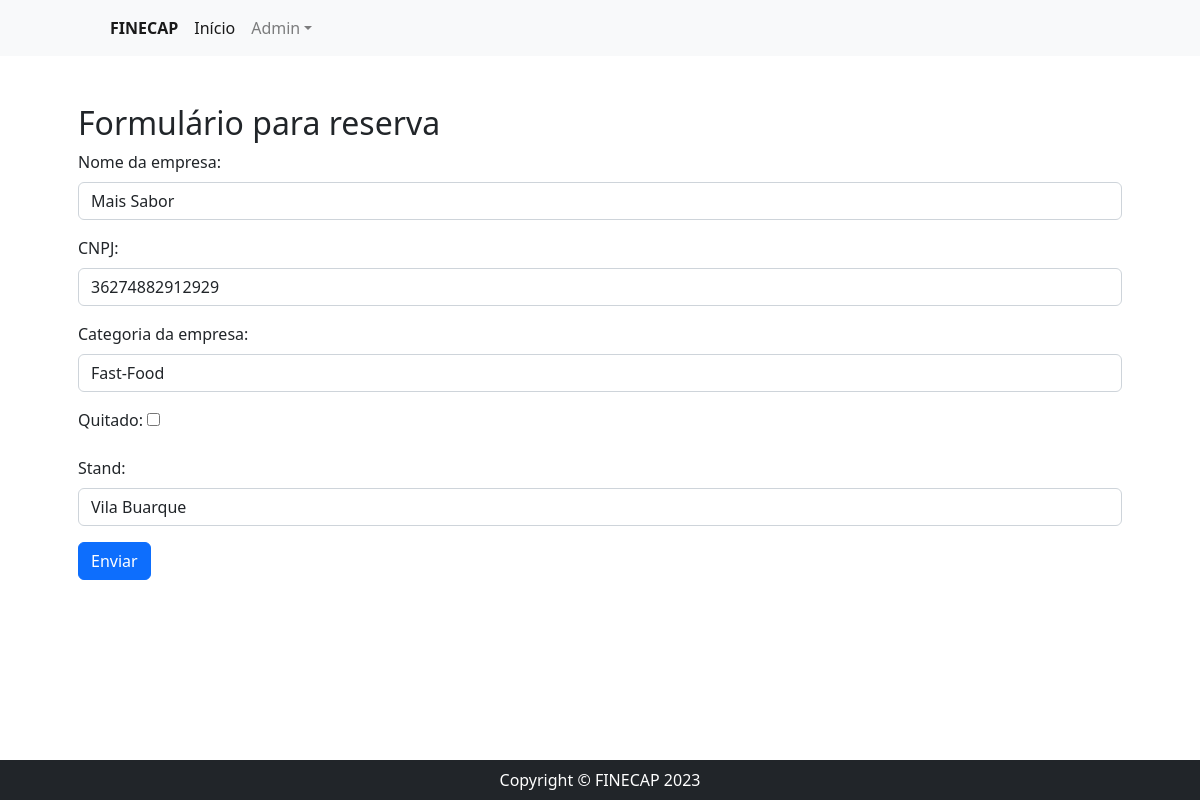
Page /reserva/editar/2/ on the committed database.
### stands/models.py (models this page shows, shortened)
class Reserva(models.Model):
    CATEGORIA = (
        ('telecomunicação', 'Telecomunicação'),
        ('fast-food', 'Fast-Food'),
        ('marketing', 'Marketing'),
        ('cultura', 'Cultura')
    )
    nome_empresa = models.CharField(max_length=200, verbose_name='Nome da empresa')
    cnpj = models.CharField(max_length=14, verbose_name='CNPJ')
    categoria_empresa = models.CharField(max_length=200, choices=CATEGORIA, verbose_name='Categoria da empresa')
    quitado = models.BooleanField(default=False)
    stand = models.OneToOneField(Stand,on_delete=models.CASCADE)
    data_reserva = models.DateField(auto_now_add=True)

### stands/views.py (the view)
# urls.py: path('reserva/editar/<int:id>/',reserva_editar, name='reserva_editar'),
def reserva_editar(request,id):
    reserva = get_object_or_404(Reserva,id=id)
    if request.method == 'POST':
        form = ReservaForm(request.POST,instance=reserva)
        if form.is_valid():
            form.save()
            return redirect('reserva_edicao')
    else:
        form = ReservaForm(instance=reserva)
    return render(request,"stands/form.html",{'form':form})

### stands/forms.py
class ReservaForm(forms.ModelForm):
    class Meta:
        model = Reserva
        fields = '__all__'
        widgets = {
            'nome_empresa': forms.TextInput(attrs={'class': 'form-control'}),
            'cnpj': forms.NumberInput(attrs={'class': 'form-control'}),
            'categoria_empresa': forms.Select(attrs={'class': 'form-control'}),
            'quitado': forms.CheckboxInput(),
            'stand': forms.Select(attrs={'class': 'form-control'}),
        }

### stands/models.py (called while the page is built)
    def __str__(self):
        return self.localizacao

### stands/templates/stands/form.html (shortened to what this page needs)
{% extends 'base.html' %}
{% block center %}
<div class="container px-4 px-lg-5 mt-5 mb-5">
    <h2>Formulário para reserva</h2>
    <form method="post" enctype="multipart/form-data">
        {{ form.as_p }}
        <button type="submit" class="btn btn-primary">Enviar</button>
    </form>
</div>
{% endblock %}

### rows in the picture
Reserva: nome_empresa "Mais Sabor", cnpj "36274882912929", categoria_empresa "Fast-Food", stand "Vila Buarque"
